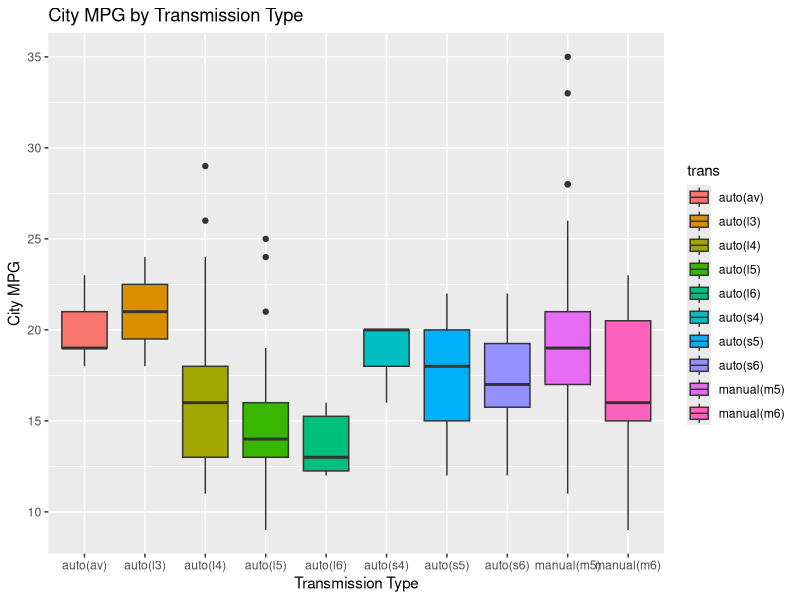
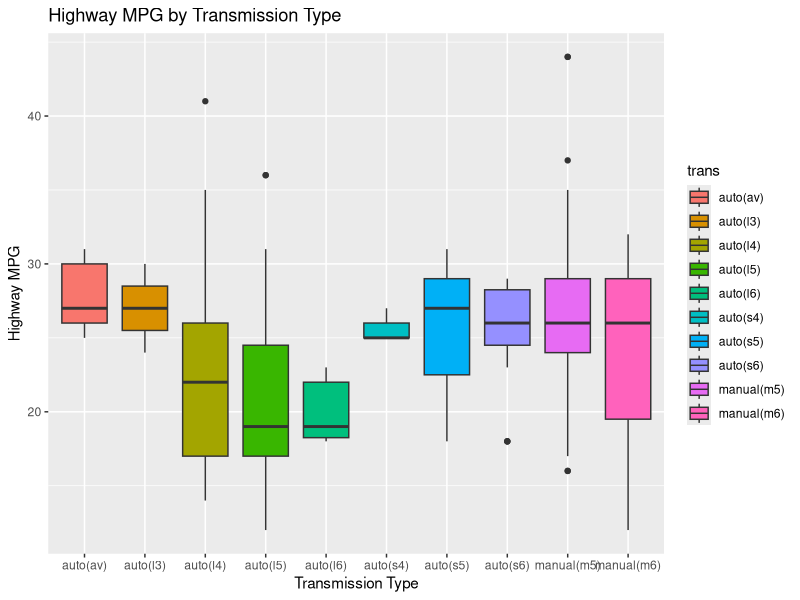
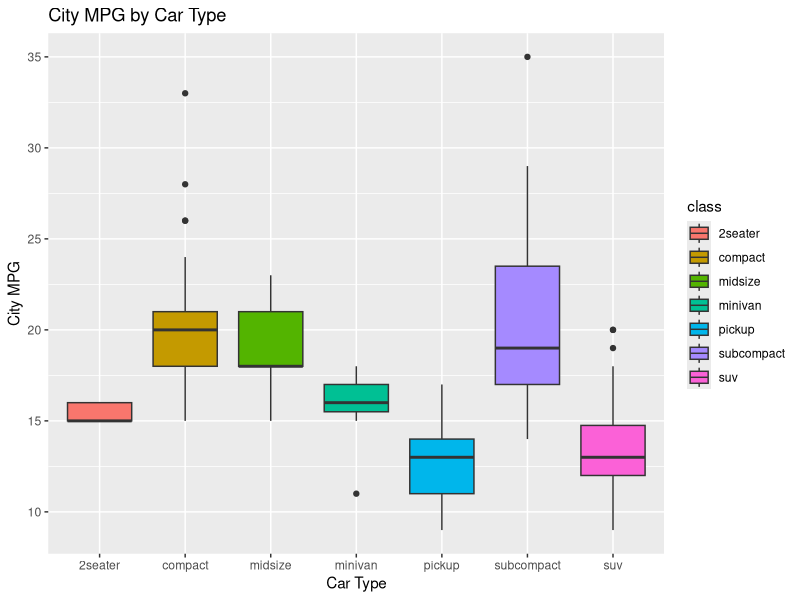
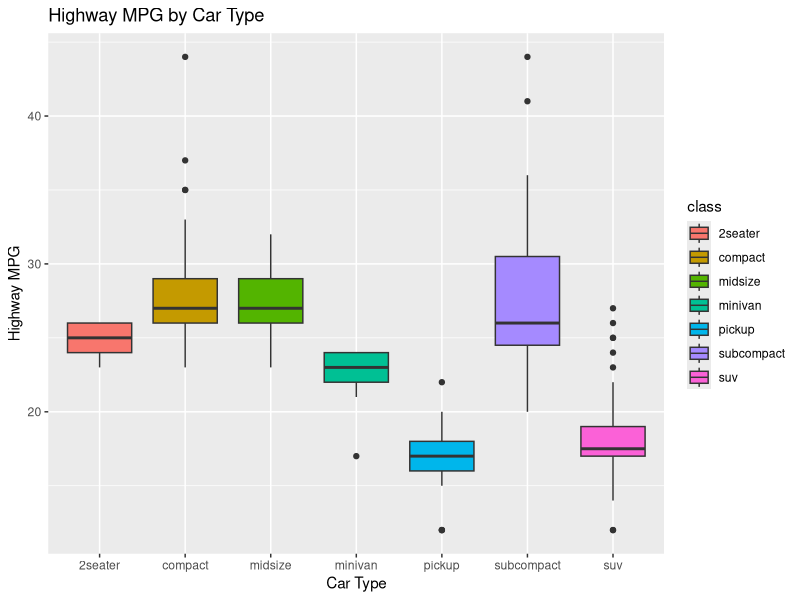

Write the R code that produced these figures, in order.
# Kayla Bracall
# Homework 2

library('ggplot2')

?mpg
?qplot

#mpg

# find city mpg of manual vs automatic transmissions
qplot(trans, cty, data = mpg, geom = "boxplot", fill = trans, 
      main = "City MPG by Transmission Type", ylab = "City MPG", 
      xlab = "Transmission Type")

# find highway mpg of manual vs automatic transmissions
qplot(trans, hwy, data = mpg, geom = "boxplot", fill = trans,
      main = "Highway MPG by Transmission Type", ylab = "Highway MPG", 
      xlab = "Transmission Type")

# find mpg by year
#qplot(year, cty, data = mpg)

# find city mpg by model
#qplot(model, cty, data = mpg)

# find city mpg by car type
qplot(class, cty, data = mpg, geom = "boxplot", fill = class, 
      main = "City MPG by Car Type", ylab = "City MPG", xlab = "Car Type")

# find highway mpg by car type
qplot(class, hwy, data = mpg, geom = "boxplot", fill = class, 
      main = "Highway MPG by Car Type", ylab = "Highway MPG", xlab = "Car Type")



